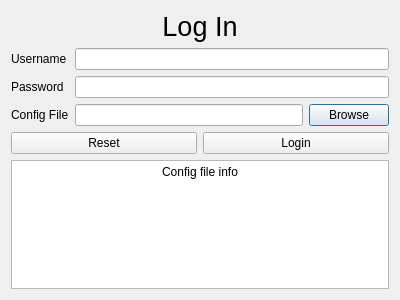
<?xml version="1.0" encoding="UTF-8"?>
<ui version="4.0">
 <class>login_dialog</class>
 <widget class="QDialog" name="login_dialog">
  <property name="geometry">
   <rect>
    <x>0</x>
    <y>0</y>
    <width>400</width>
    <height>300</height>
   </rect>
  </property>
  <property name="windowTitle">
   <string>Dialog</string>
  </property>
  <layout class="QVBoxLayout" name="verticalLayout">
   <item>
    <widget class="QLabel" name="title">
     <property name="font">
      <font>
       <pointsize>20</pointsize>
      </font>
     </property>
     <property name="text">
      <string>Log In</string>
     </property>
     <property name="alignment">
      <set>Qt::AlignCenter</set>
     </property>
    </widget>
   </item>
   <item>
    <layout class="QFormLayout" name="formLayout">
     <item row="0" column="0">
      <widget class="QLabel" name="usernameLabel">
       <property name="text">
        <string>Username</string>
       </property>
      </widget>
     </item>
     <item row="0" column="1">
      <widget class="QLineEdit" name="usernameLineEdit"/>
     </item>
     <item row="1" column="0">
      <widget class="QLabel" name="passwordLabel">
       <property name="text">
        <string>Password</string>
       </property>
      </widget>
     </item>
     <item row="1" column="1">
      <widget class="QLineEdit" name="passwordLineEdit"/>
     </item>
     <item row="2" column="0">
      <widget class="QLabel" name="configFileLabel">
       <property name="text">
        <string>Config File</string>
       </property>
      </widget>
     </item>
     <item row="2" column="1">
      <layout class="QHBoxLayout" name="horizontalLayout">
       <item>
        <widget class="QLineEdit" name="config_edit"/>
       </item>
       <item>
        <widget class="QPushButton" name="config_button">
         <property name="text">
          <string>Browse</string>
         </property>
        </widget>
       </item>
      </layout>
     </item>
    </layout>
   </item>
   <item>
    <layout class="QHBoxLayout" name="horizontalLayout_2">
     <item>
      <widget class="QPushButton" name="cancel_button">
       <property name="text">
        <string>Reset</string>
       </property>
      </widget>
     </item>
     <item>
      <widget class="QPushButton" name="login_button">
       <property name="text">
        <string>Login</string>
       </property>
      </widget>
     </item>
    </layout>
   </item>
   <item>
    <widget class="QTextBrowser" name="configTextBrowser">
     <property name="html">
      <string>&lt;!DOCTYPE HTML PUBLIC &quot;-//W3C//DTD HTML 4.0//EN&quot; &quot;http://www.w3.org/TR/REC-html40/strict.dtd&quot;&gt;
&lt;html&gt;&lt;head&gt;&lt;meta name=&quot;qrichtext&quot; content=&quot;1&quot; /&gt;&lt;style type=&quot;text/css&quot;&gt;
p, li { white-space: pre-wrap; }
&lt;/style&gt;&lt;/head&gt;&lt;body style=&quot; font-family:'SimSun'; font-size:9pt; font-weight:400; font-style:normal;&quot;&gt;
&lt;p align=&quot;center&quot; style=&quot; margin-top:0px; margin-bottom:0px; margin-left:0px; margin-right:0px; -qt-block-indent:0; text-indent:0px;&quot;&gt;Config file info&lt;/p&gt;&lt;/body&gt;&lt;/html&gt;</string>
     </property>
    </widget>
   </item>
  </layout>
 </widget>
 <resources/>
 <connections/>
</ui>
